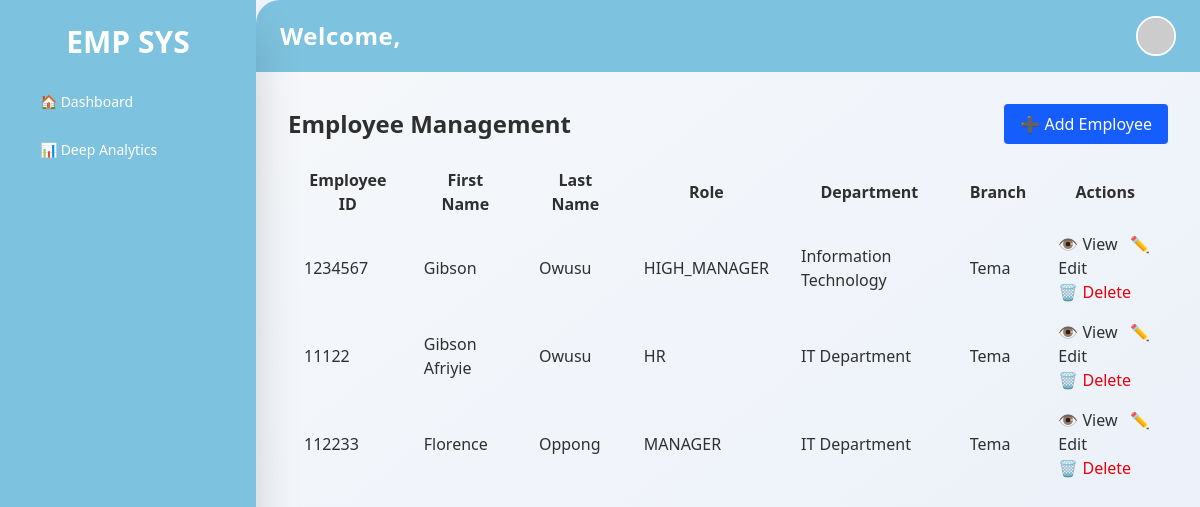
Before: /employees/ (signed in) with the older database file.
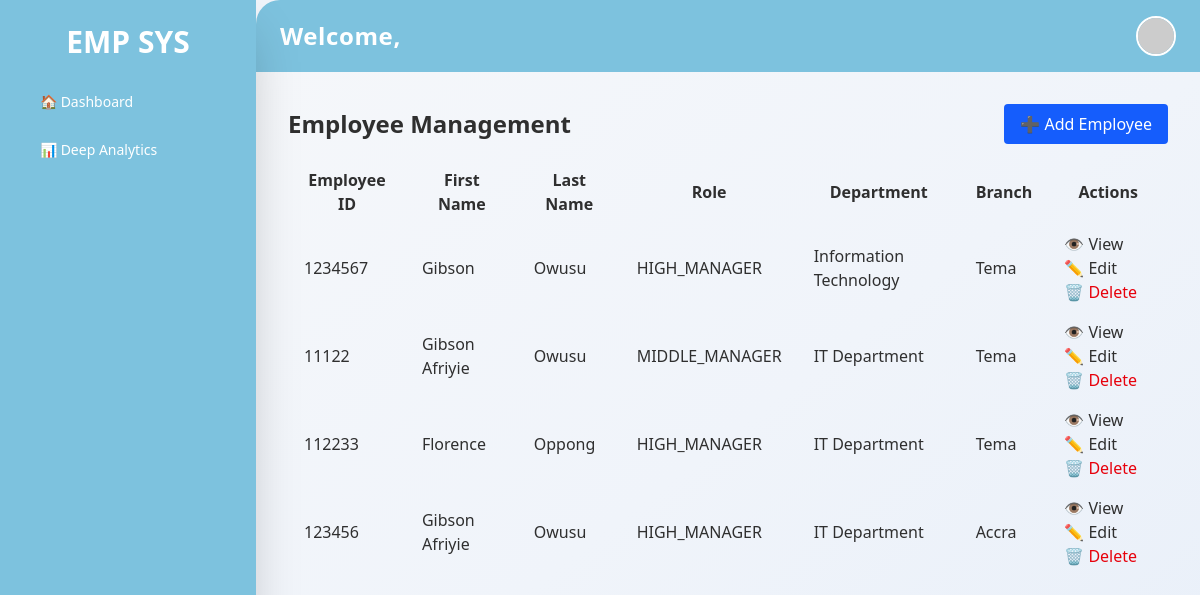
After: the same page with the newer database file.
### performance_app/models.py (models this page shows, shortened)
class EmployeeProfile(models.Model):
    user = models.OneToOneField(User, on_delete=models.CASCADE)
    first_name = models.CharField(max_length=100, blank=True, null=True)
    last_name = models.CharField(max_length=100, blank=True, null=True)
    department = models.CharField(max_length=100)
    job_title = models.CharField(max_length=100)
    date_hired = models.DateField()
    phone = models.CharField(max_length=15, blank=True, null=True)
    address = models.TextField(null=True, blank=True)
    emergency_contact_name = models.CharField(max_length=100, null=True, blank=True)
    emergency_contact_phone = models.CharField(max_length=15, null=True, blank=True)
    emergency_relationship = models.CharField(max_length=50, null=True, blank=True)
    data_created = models.DateTimeField(auto_now_add=True, blank=True, null=True)
    data_updated = models.DateTimeField(auto_now=True, blank=True, null=True)
    created_by = models.ForeignKey(User, related_name='created_employee', on_delete=models.CASCADE, null=True, blank=True)
    updated_by = models.ForeignKey(User, related_name='updated_employee', on_delete=models.CASCADE, null=True, blank=True)

class User(AbstractBaseUser, PermissionsMixin):
    ROLE_CHOICES = [
        ('HR', 'HR'),
        ('HIGH_MANAGER', 'High Level Manager'),
        ('MIDDLE_MANAGER', 'Middle Level Manager'),
        ('MANAGER', 'Low Level Manager'),
        ('EMPLOYEE', 'Employee'),
    ]
    employee_id = models.CharField(max_length=20, unique=True)
    role = models.CharField(max_length=20, choices=ROLE_CHOICES)
    branch = models.CharField(max_length=100, blank=True, null=True)
    is_active = models.BooleanField(default=True)
    is_staff = models.BooleanField(default=False)
    USERNAME_FIELD = 'employee_id'
    REQUIRED_FIELDS = []
    objects = CustomUserManager()
    def __str__(self):
        return f"{self.employee_id} - {self.role}"

### performance_app/views.py (the view, shortened to what this page needs)
# urls.py: path('employees/', views.employee_management, name='employee_management'),
@login_required
def employee_management(request):
    user_form = UserForm()
    profile_form = EmployeeProfileForm()
    employees = EmployeeProfile.objects.select_related('user')
    return render(request, 'dashboard/hr/employee_mgmt.html', {
        'employees': employees,
        'user_form': user_form,
        'profile_form': profile_form,
    })

### theme/templates/dashboard/hr/employee_mgmt.html (shortened to what this page needs)
{% extends 'base.html' %}
{% load static %}
{% block content %}
<div class="container mx-auto py-6">
    <div class="flex justify-between items-center mb-4">
        <h2 class="text-2xl font-bold">Employee Management</h2>
        <a href="{% url 'add_employee' %}" class="bg-blue-600 text-white px-4 py-2 rounded hover:bg-blue-700 transition">➕ Add Employee</a>
    </div>
    <table id="employeeTable" class="display w-full">
        <thead class="bg-gray-200">
            <tr>
                <th class="px-4 py-2">Employee ID</th>
                <th class="px-4 py-2">First Name</th>
                <th class="px-4 py-2">Last Name</th>
                <th class="px-4 py-2">Role</th>
                <th class="px-4 py-2">Department</th>
                <th class="px-4 py-2">Branch</th>
                <th class="px-4 py-2">Actions</th>
            </tr>
        </thead>
        <tbody>
            {% for employee in employees %}
            <tr>
                <td class="px-4 py-2">{{ employee.user.employee_id }}</td>
                <td class="px-4 py-2">{{ employee.first_name }}</td>
                <td class="px-4 py-2">{{ employee.last_name }}</td>
                <td class="px-4 py-2">{{ employee.user.role }}</td>
                <td class="px-4 py-2">{{ employee.department }}</td>
                <td class="px-4 py-2">{{ employee.user.branch }}</td>
                <td class="px-4 py-2 space-x-2">
                    <a href="{% url 'view_employee' employee.user.id %}" class="bg-green-500 px-2 py-1 rounded text-black hover:bg-green-600 transition">👁️ View</a>
                    <a href="{% url 'edit_employee' employee.user.id %}" class="bg-yellow-500 px-2 py-1 rounded text-yellow-300 hover:bg-yellow-600 transition">✏️ Edit</a>
                    <form method="POST" action="{% url 'delete_employee' employee.user.id %}" class="inline">
                        <button type="submit" class="deleteBtn bg-red-600 px-2 py-1 rounded text-red-600 hover:bg-red-700 transition"
                            onclick="return confirm('Are you sure you want to delete {{ employee.first_name }} {{ employee.last_name }}?');">
                            🗑️ Delete
                        </button>
                    </form>
                </td>
            </tr>
            {% endfor %}
        </tbody>
    </table>
</div>
<link rel="stylesheet" href="https://cdn.datatables.net/1.13.5/css/jquery.dataTables.min.css">
{% endblock %}

Changed rows visible on the page:
changed EmployeeProfile: user.role "HR" → "MIDDLE_MANAGER"
changed EmployeeProfile "Florence": user.role "MANAGER" → "HIGH_MANAGER"
added EmployeeProfile: user.employee_id "123456", first_name "Gibson Afriyie", last_name "Owusu", user.role "HIGH_MANAGER", department "IT Department", user.branch "Accra"
